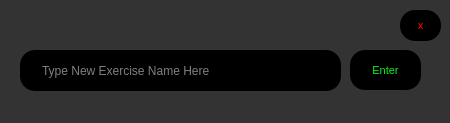
<?xml version="1.0" encoding="UTF-8"?>
<ui version="4.0">
 <class>AddNewWorkoutDialog</class>
 <widget class="QDialog" name="AddNewWorkoutDialog">
  <property name="geometry">
   <rect>
    <x>0</x>
    <y>0</y>
    <width>450</width>
    <height>123</height>
   </rect>
  </property>
  <property name="windowTitle">
   <string>Add New Workout</string>
  </property>
  <property name="windowIcon">
   <iconset resource="resources.qrc">
    <normaloff>:/icons/plus.png</normaloff>:/icons/plus.png</iconset>
  </property>
  <property name="styleSheet">
   <string notr="true">background-color: #333333;
color: white;
border-radius: 15px;
padding: 10px;</string>
  </property>
  <widget class="QLineEdit" name="lineEdit">
   <property name="geometry">
    <rect>
     <x>20</x>
     <y>50</y>
     <width>321</width>
     <height>41</height>
    </rect>
   </property>
   <property name="styleSheet">
    <string notr="true">background-color: #000000;
color: white;
border-radius: 15px;
padding: 10px 20px;</string>
   </property>
   <property name="placeholderText">
    <string>Type New Exercise Name Here</string>
   </property>
  </widget>
  <widget class="QPushButton" name="addNewWorkoutButton">
   <property name="geometry">
    <rect>
     <x>350</x>
     <y>50</y>
     <width>71</width>
     <height>40</height>
    </rect>
   </property>
   <property name="font">
    <font>
     <pointsize>8</pointsize>
    </font>
   </property>
   <property name="styleSheet">
    <string notr="true">QPushButton {
background-color: #000000;
color: #09f522;
border-radius: 15px;
padding: 10px 20px;
}

QPushButton:hover {
     background-color: #09f522;
color: white;
}</string>
   </property>
   <property name="text">
    <string>Enter</string>
   </property>
  </widget>
  <widget class="QPushButton" name="xButton">
   <property name="geometry">
    <rect>
     <x>400</x>
     <y>10</y>
     <width>41</width>
     <height>31</height>
    </rect>
   </property>
   <property name="font">
    <font>
     <pointsize>8</pointsize>
    </font>
   </property>
   <property name="styleSheet">
    <string notr="true">QPushButton {
background-color: #000000;
color: red;
border-radius: 15px;
}

QPushButton:hover {
     background-color: red;  
color: white;
}</string>
   </property>
   <property name="text">
    <string>x</string>
   </property>
  </widget>
 </widget>
 <resources>
  <include location="resources.qrc"/>
 </resources>
 <connections/>
</ui>
